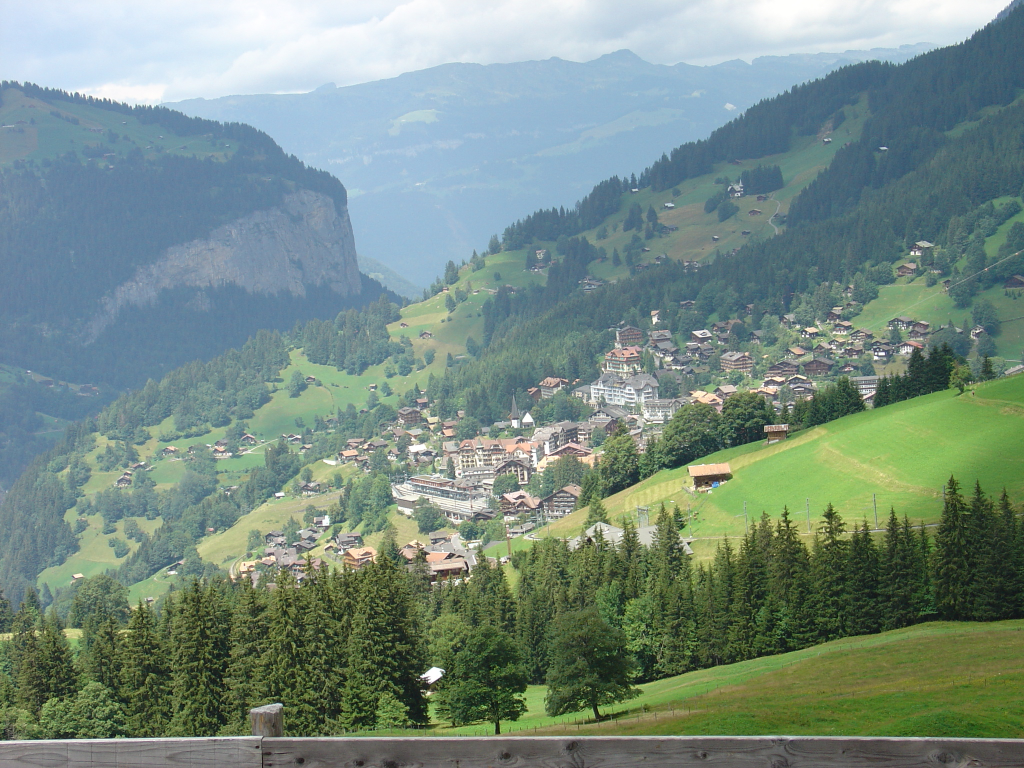
#> input picture dip_pics/switzerland_hazy.jpg, 2048 x 1536 px (shown at 1/2 size)
$ jupyter execute fft_blur_sharpen.ipynb   (shell and % lines are left out)
#> lines starting #> are read from the running program, lines starting #| are printed output that depends on the picture
### dip_utils/matrix_utils.py
"""
Simple Matrix Utilities
stough, 202-
"""

import numpy as np

# Given an ndarray, returns a tuple of info...
def arr_info(arr):
    """
    arr_info(arr): return a tuple of shape, type, min, and max for the ndarray arr.
    """
    return arr.shape, arr.dtype, arr.min(), arr.max()


# [9 lines left out: function make_linmap, not called in this run]

### dip_utils/vis_utils.py
'''
Image Processing Visualization Utilities
stough, 202-

Includes RGB color cube and three-channel histogramming.
Also a lab_uniform, which normalizes the perceived intensity of
custom colormaps.
'''

import matplotlib.pyplot as plt
import numpy as np
import skimage.color as color
# from mpl_toolkits.mplot3d import Axes3D
from matplotlib import cm # all the colormaps...

from matplotlib import animation
from IPython.display import HTML, Image
import cv2
import os


# [171 lines left out: functions vis_rgb_cube, vis_hsv_cube, vis_lab_cube, vis_ybr_cube, not called in this run]


def vis_image(I, figsize=(4,3), title='Image', show_ticks = True, **kwargs):
    '''
    vis_image(I, figsize=(4,3), title='Image', show_ticks = True, **kwargs):
    plot an image. Very simple, but save a little typing.
    '''
    f, ax = plt.subplots(1,1, figsize=figsize)
    ax.imshow(I, **kwargs)
    ax.set_title(title)

    if not show_ticks:
        ax.get_xaxis().set_visible(False);
        ax.get_yaxis().set_visible(False);

    plt.tight_layout()


# [22 lines left out: function vis_hists, not called in this run]


def vis_pair(I, J, figsize = (8,3), shared = True,
             first_title = 'Original', second_title = 'New',
             show_ticks = True, **kwargs):
    '''
    vis_pair(I, J, figsize = (8,3), shared = True, first_title = 'Original', second_title = 'New'):
    produce a plot of images I and J together. By default takes care of sharing axes to provide
    a little 1x2 plot without all the coding.
    '''
    f, ax = plt.subplots(1,2, figsize=figsize, sharex = shared, sharey = shared)
    ax[0].imshow(I, **kwargs)
    ax[0].set_title(first_title)
    ax[1].imshow(J, **kwargs)
    ax[1].set_title(second_title)

    if not show_ticks:
        [a.axes.get_xaxis().set_visible(False) for a in ax];
        [a.axes.get_yaxis().set_visible(False) for a in ax];

    plt.tight_layout()

# [33 lines left out: functions vis_triple, lab_uniform, not called in this run]


# Thanks: https://matplotlib.org/3.1.0/gallery/mplot3d/surface3d.html
def vis_surface(Z):
    '''
    vis_surface(Z): Simple function to visualize an image as a surface.
    '''
    fig = plt.figure(figsize=(4,4))
    # ax = fig.gca(projection='3d')
    ax = fig.add_subplot(111, projection='3d')

    # Make data.
    X = np.arange(Z.shape[1])
    Y = np.arange(Z.shape[0])
    X, Y = np.meshgrid(X, Y)

    # Plot the surface.
    surf = ax.plot_surface(X, Y, Z, cmap=cm.coolwarm,
                           linewidth=0, antialiased=False)

    # Add a color bar which maps values to colors.
    fig.colorbar(surf, shrink=0.5, aspect=5)

    plt.show()


# [74 lines left out: functions loadvideo, makeVideo, not called in this run]

### FFT/fft_blur_sharpen.ipynb
# Using Fourier Transform for Blurring, Sharpening
stough 202-
DIP 4.7 shows similar.

We saw in [`fft_intro`](./fft_intro.ipynb) that we can denoise an image in the Fourier space, also called the frequency domain. We also saw that we can consider the magnitude and phase components separately given the Fourier Transform of an image. Here we're going to play around further in the Fourier domain and show how we can blur and sharpen an image through clever manipulation in the freqency domain.

## Imports
We'll use the [Fast Fourier Functions](https://docs.scipy.org/doc/scipy/tutorial/fft.html) again.

[cell 1]
import matplotlib.pyplot as plt
from matplotlib.colors import LogNorm
from skimage.color import rgb2gray
import numpy as np

# For importing from alternative directory sources
import sys
sys.path.insert(0, '../dip_utils')

from matrix_utils import (arr_info,
                          make_linmap)
from vis_utils import (vis_rgb_cube,
                       vis_hists,
                       vis_image,
                       vis_pair,
                       vis_surface)

from scipy.fft import (fft2, ifft2, fftshift,
                       ifftshift, fftn, ifftn)
from skimage.transform import resize

## Blur, Edginess, Sharpen
In this worksheet we'll take an image and manipulate it in the frequency space.

- Use `fftn` to convert to the Fourier domain
- Scale and manipulate the spectrum coefficients in the Fourier domain.
- Use `ifftn` to convert back to the image/spatial domain.

Of note in this exercise is that visualization can be a bear. We'll use `fftshift` to visualize the Fourier domain in a way that shows the low-frequency components in the center of the image and higher frequencies out towards the extremes.

[cell 2]
I = plt.imread('../dip_pics/switzerland_hazy.jpg')
#> I is the input picture: shape (1536, 2048, 3); mean R, G, B 119.8, 140.4, 131
I = I/255.0
arr_info(I)

[cell 3]
vis_image(I, show_ticks=False)
#> (the call stopped at in vis_image, `f, ax = plt.subplots(1,1, figsize=figsize)`: IPython is not available in this run)

[cell 4]
I_fft = fftn(I)

[cell 5]
arr_info(I_fft)

### Visualizing in the Fourier domain
A bit difficult artifact about `fft` is that the output places the lower-frequency coefficients at the corners of the transform array. Normally however, we wish to visualize the spectrum such that lower frequencies are in the center of the figure. We'll use `fftshift` to do this.

[cell 6]
# Visualize the freq domain.
temp = np.abs(I_fft)
temp = np.log2(1 + temp)/np.log2(1+temp.max())
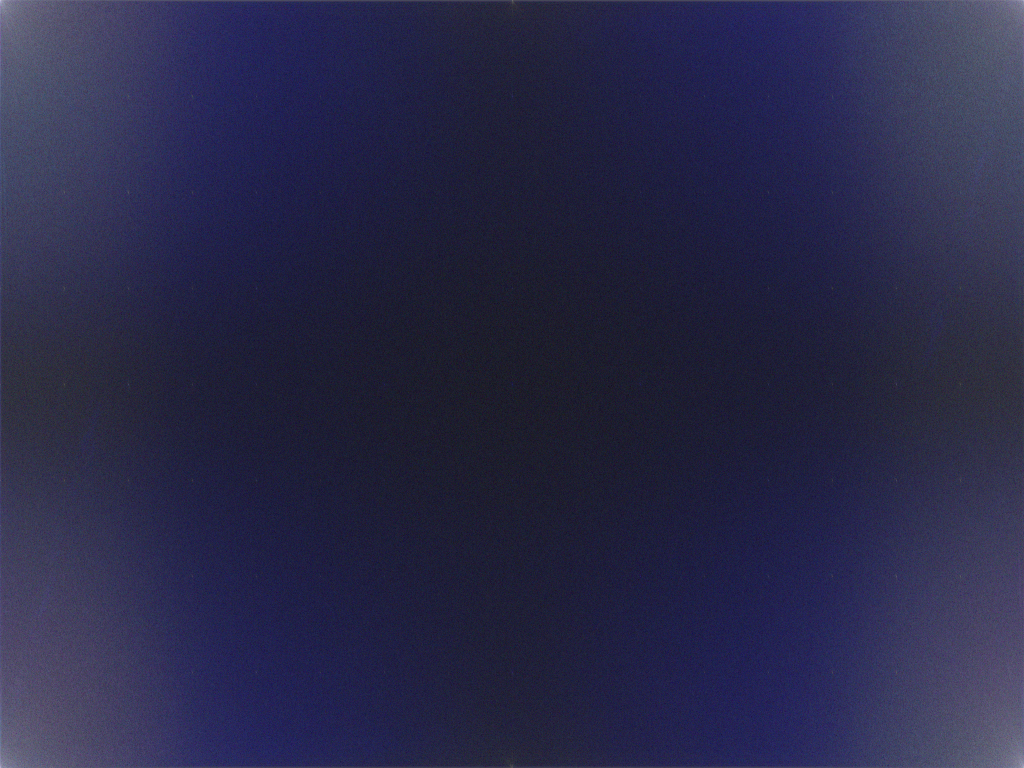
#> temp: shape (1536, 2048, 3) float64 (shown at 1/2 size); mean of channels 0, 1, 2 0.286, 0.162, 0.162; drawn as B, G, R
vis_image(fftshift(temp))
#> (the call stopped at in vis_image, `f, ax = plt.subplots(1,1, figsize=figsize)`: IPython is not available in this run)

### Using a Gaussian for smooth scaling

In [`fft_intro`](./fft_intro.ipynb) we simply zero'd out all the coefficients outside of some square in the fourier space in order to eliminate high-frequency content. However this can lead to weird artifacts that are related to [aliasing](https://en.wikipedia.org/wiki/Aliasing). The proper way to manipulate the fourier domain is through smoother scaling, like the Gaussian. Below we'll define a function that generates a 2D Gaussian of the same shape as an input image. We did something like this using scipy's `norm` and `np.outer` in [color_quantization](../SensingSamplingQuantization/color_quantization.ipynb). Here, we give ourselves a little more flexibility by directly evaluating the Gaussian exponential at all the pixel coordinates we want.

\begin{equation}
\mathcal{N}(\mu, \sigma)(x) = e^{-(x-\mu)^2/\sigma^2}
\end{equation}

[cell 7]
# Thanks https://stackoverflow.com/questions/29731726/how-to-calculate-a-gaussian-kernel-matrix-efficiently-in-numpy

def gaussian(I, sig):
#> called with sig = 200
    x, y = np.meshgrid(np.arange(I.shape[1]), np.arange(I.shape[0]))
    coords = np.stack([x,y], axis=-1)
    c = np.reshape([I.shape[1]/2, I.shape[0]/2], (1,1,2))
#> c = [[1024, 768]]
    return np.exp((-(np.linalg.norm(coords-c, axis=2)**2))/(2*sig**2))

[cell 8]
vis_image(gaussian(I, 200))
#> (the call stopped at in vis_image, `f, ax = plt.subplots(1,1, figsize=figsize)`: IPython is not available in this run)

## Blur: Use the Gaussian as a scalar mutliple in the frequency domain
Great reference for [matplotlib surface visualizations](https://matplotlib.org/stable/gallery/index.html#mplot3d-examples-index). Here I just want to visualize what the scalar we'll use looks like over the image, as a surface in 3D.

[cell 9]
vis_surface(gaussian(I, 200))
#> (the call stopped at in vis_surface, `fig = plt.figure(figsize=(4,4))`: IPython is not available in this run)

### The Actual scaling in frequency space
We want to multiply the Fourier coefficients of the image by this Gaussian image, thereby scaling the coefficients. We just have to remember that `I_fft` needs to be `fftshift`'d to make the pixels line up correctly. We only do the shifting for visualization until now. Note that the variable `temp` comes from several cells ago, when we first visualized `I_fft`.

[cell 10]
vis_pair(fftshift(temp), gaussian(I, 100),
         first_title='Fourier Spectrum of Image',
         second_title='Gaussian Scaling Factor',
         show_ticks=False)
#> (the call stopped at in vis_pair, `f, ax = plt.subplots(1,2, figsize=figsize, sharex = shared, sharey = s..`: IPython is not available in this run)

[cell 11]
blur_I_fft = ifftshift(np.multiply(fftshift(I_fft), gaussian(I, 100)[...,None]))

[cell 12]
# Visualize the freq domain.
temp = np.abs(blur_I_fft)
temp = np.log2(1 + temp)/np.log2(1+temp.max())
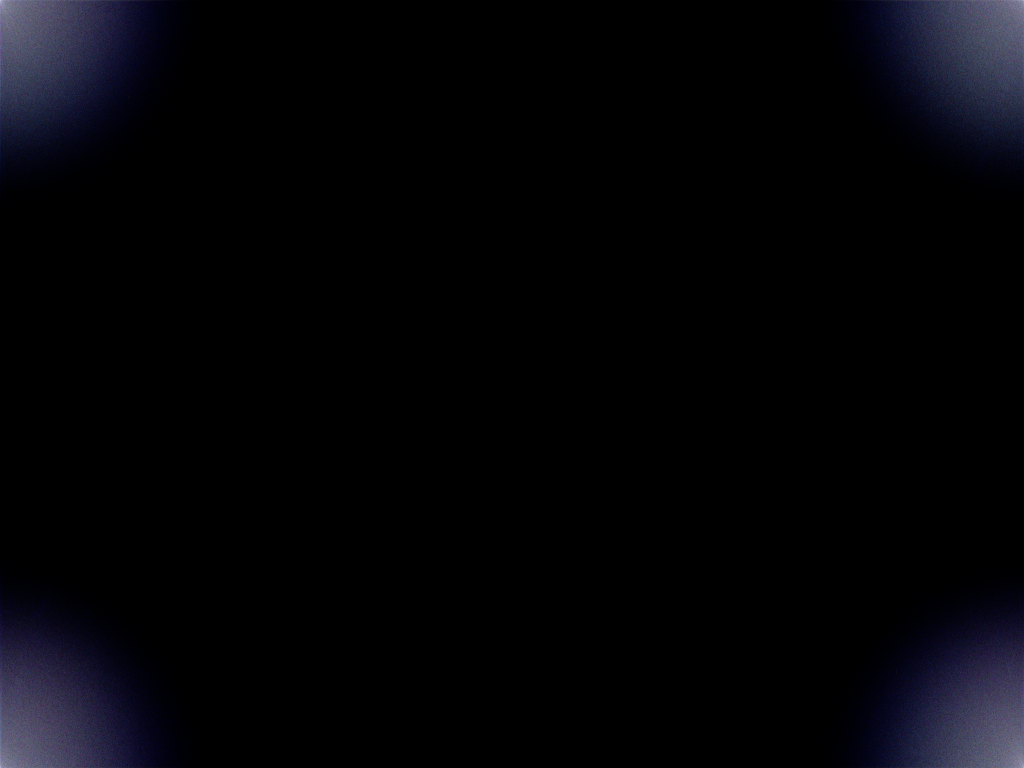
#> temp: shape (1536, 2048, 3) float64 (shown at 1/2 size); mean of channels 0, 1, 2 0.0283, 0.0163, 0.0163; drawn as B, G, R
vis_image(fftshift(temp))
#> (the call stopped at in vis_image, `f, ax = plt.subplots(1,1, figsize=figsize)`: IPython is not available in this run)

Now, we'll invert the fourier transform to go back to image space.

[cell 13]
I_blurred = ifftn(blur_I_fft)
arr_info(I_blurred)

[cell 14]
vis_pair(I, np.clip(I_blurred.real, 0, 1), second_title='Blurred in Freq Space', show_ticks=False)
#> (the call stopped at in vis_pair, `f, ax = plt.subplots(1,2, figsize=figsize, sharex = shared, sharey = s..`: IPython is not available in this run)

$ run again, with dip_pics/bellagio.jpg copied over dip_pics/switzerland_hazy.jpg
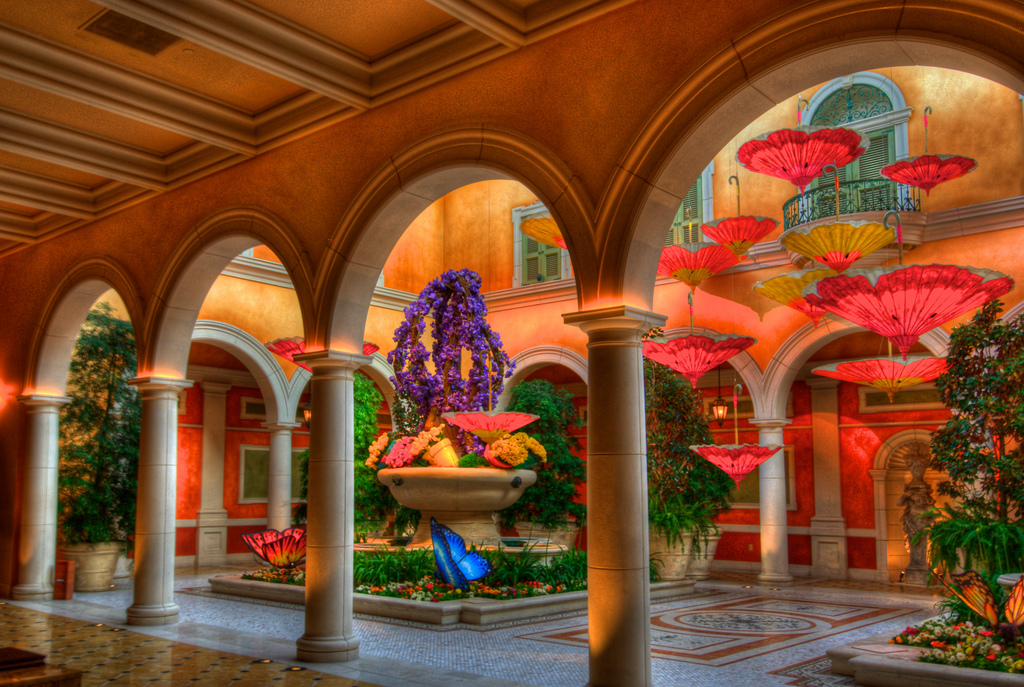
#> input picture dip_pics/bellagio.jpg, 1024 x 687 px
#> I is the input picture: shape (687, 1024, 3); mean R, G, B 125.3, 74.7, 41.6
#> `temp = np.log2(1 + temp)/np.log2(1+temp.max())`:
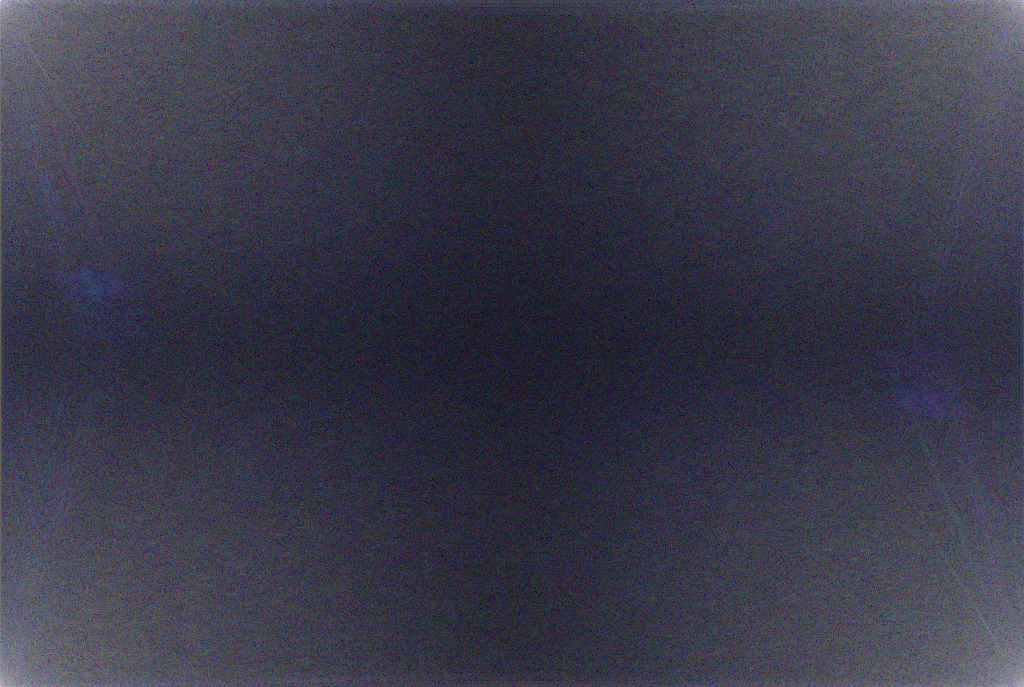
#> temp: shape (687, 1024, 3) float64; mean of channels 0, 1, 2 0.289, 0.228, 0.228; drawn as B, G, R
#> `temp = np.log2(1 + temp)/np.log2(1+temp.max())`:
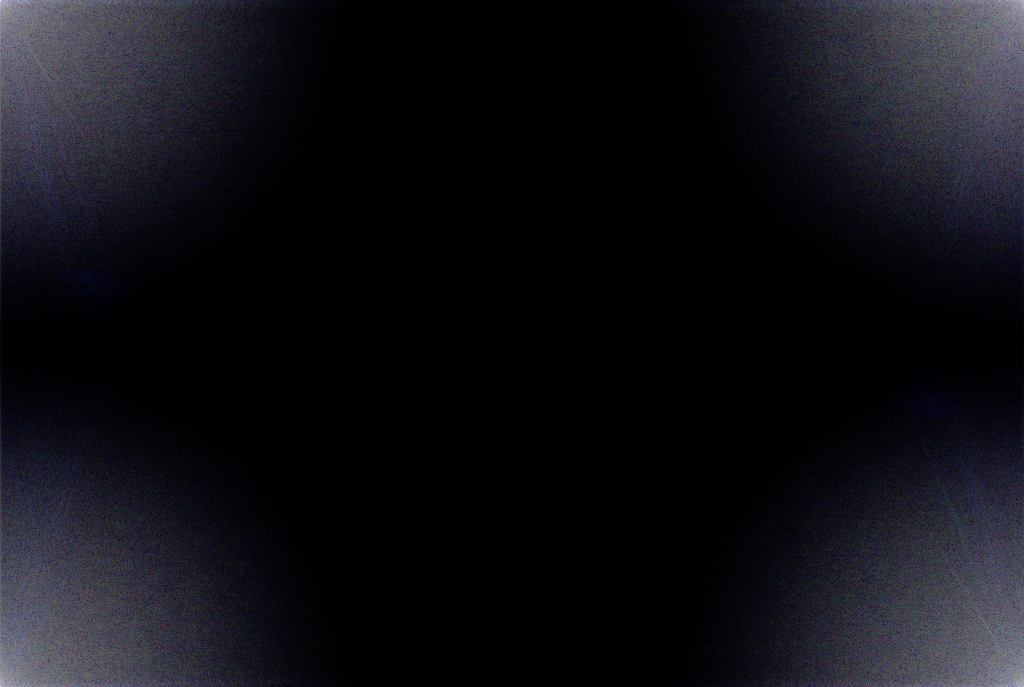
#> temp: shape (687, 1024, 3) float64; mean of channels 0, 1, 2 0.0842, 0.0643, 0.0643; drawn as B, G, R
